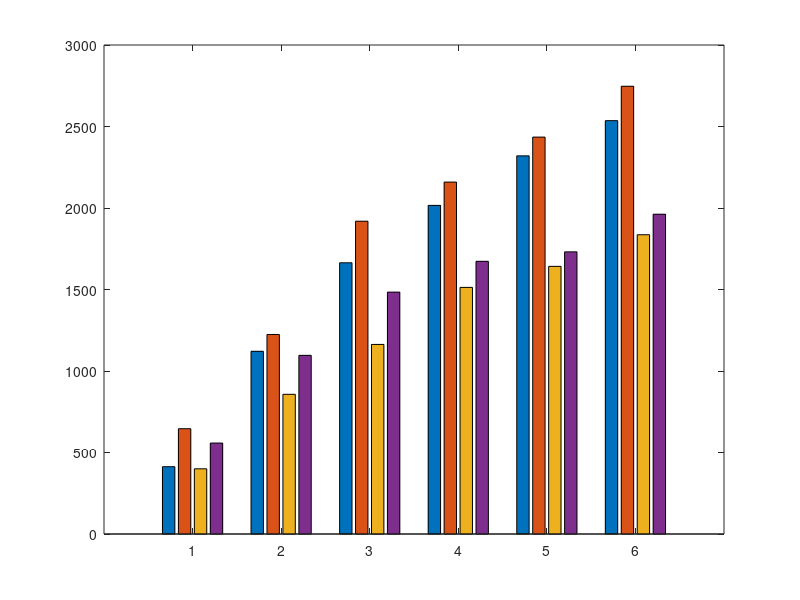

The MATLAB source for this figure: (Note: this script raises an error after producing the figure.)
% Dữ liệu
x = 1:6;  % số UAV

% Rate FSO 3 GHz
opt_3g = [413 1121 1664 2016 2320 2536];       % Xanh trơn
tla_3g = [646 1224 1919 2159 2435 2747]; % Đỏ trơn

% Rate FSO 2 GHz
opt_2g = [400 857 1163 1513 1642 1836];       % Xanh sọc
tla_2g = [558 1096 1484 1673 1731 1962];      % Đỏ sọc

data = [opt_3g(:), tla_3g(:), opt_2g(:), tla_2g(:)];

% Vẽ biểu đồ
figure;
b = bar(x, data, 'grouped');
hold on;

% Màu sắc
b(1).FaceColor = 'b';  % Xanh trơn
b(2).FaceColor = 'r';  % Đỏ trơn
b(3).FaceColor = [0.4 0.6 0.2];  % Xanh sọc
b(4).FaceColor = [1 0.6 0.2];  % Đỏ sọc

% Thêm số liệu trên đầu mỗi cột, căn giữa và không tràn
offset = 0.015;
for i = 1:4
    x_vals = b(i).XEndPoints;
    y_vals = b(i).YEndPoints;
    labels = string(round(b(i).YData, 1)) ; % Thêm % như trong hình
    text(x_vals - offset, y_vals + 25, labels, ...
        'HorizontalAlignment', 'center', ...
        'VerticalAlignment', 'bottom', ...
        'FontSize', 13, 'FontWeight', 'bold');
end

% Thêm marker trên thân 3 trong 4 cột với cùng số lượng (3 cái mỗi cột)
marker_list = {'o', '+', '*'};  % Marker khác nhau
marker_size = 6;
y_ratios = [0.3, 0.5, 0.7];    % Vị trí giống nhau cho mọi cột

for i = 1:length(x)
%     Cột 2: TLA (3GHz)
    x2 = b(2).XEndPoints(i); y2 = b(2).YEndPoints(i);
    for r = y_ratios
        plot(x2, y2 * r, marker_list{1}, 'MarkerSize', marker_size, ...
            'MarkerEdgeColor', 'k', 'MarkerFaceColor', 'k');
    end

%     Cột 3: OPT-UAV (2GHz)
    x3 = b(3).XEndPoints(i); y3 = b(3).YEndPoints(i);
    for r = y_ratios
        plot(x3, y3 * r, marker_list{2}, 'MarkerSize', marker_size, ...
            'MarkerEdgeColor', 'k', 'MarkerFaceColor', 'k');
    end

%     Cột 4: TLA (2GHz)
    x4 = b(4).XEndPoints(i); y4 = b(4).YEndPoints(i);
    for r = y_ratios
        plot(x4, y4 * r, marker_list{3}, 'MarkerSize', marker_size, ...
            'MarkerEdgeColor', 'k', 'MarkerFaceColor', 'k');
    end
end

% Nhãn trục, giới hạn
xlabel('Number of UAVs in emergency zone', ...
    'FontSize', 16, 'FontWeight', 'bold');
ylabel('Total data rate (Mbps)', ...
    'FontSize', 16, 'FontWeight', 'bold');
ylim([0 3500]);

% Legend
legend({'OPT-UAV (3Gbps)', 'TLA (3Gbps)', 'OPT-UAV (2Gbps)', 'TLA (2Gbps)'}, ...
    'FontSize', 16, 'Location', 'northoutside', ...
    'Orientation', 'horizontal');

grid on;



